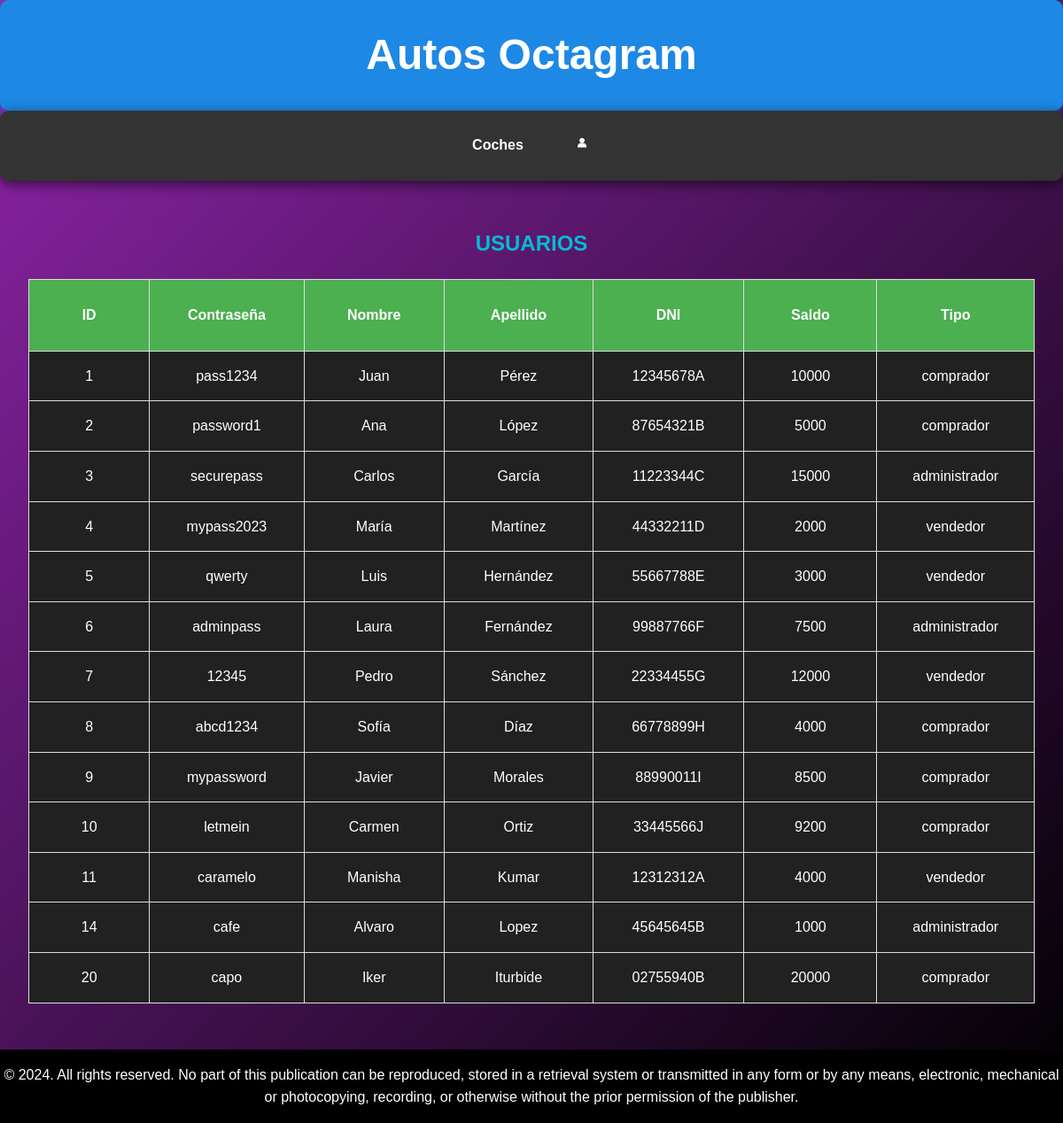
Page /usuarios/listar.php on the committed database.
### tables this page shows
CREATE TABLE `usuarios` (
  `id_usuario` int(10) unsigned NOT NULL AUTO_INCREMENT,
  `password` varchar(100) DEFAULT NULL,
  `nombre` varchar(50) DEFAULT NULL,
  `apellidos` varchar(50) DEFAULT NULL,
  `dni` varchar(9) DEFAULT NULL,
  `saldo` float DEFAULT NULL,
  `tipo_usuario` enum('comprador','vendedor','administrador') DEFAULT NULL,
  PRIMARY KEY (`id_usuario`)
);

### usuarios/listar.php (the view, shortened to what this page needs)
<!DOCTYPE html>
<html lang="es">
	<head>
		<link rel="stylesheet" href="../index.css">
	</head>
	<body>
		<header class="header">
            <h1>Autos Octagram</h1>
        </header>
        <nav class="navega">
            <ul>
                <li>
                    <a href="../coches/coches.php">Coches</a>
                </li>
                <li>
                    <a href="../registro.php"><img src="../icono.png" width="20"></a>
                </li>
            </ul>
        </nav>
        <main class="contenido">
        <h2>USUARIOS</h2>
         <?PHP
            $conexion = mysqli_connect ("localhost", "root", "rootroot")
            or die ("No se puede conectar con el servidor");
            mysqli_select_db ($conexion,"concesionario")
            or die ("No se puede seleccionar la base de datos");
            $instruccion = "select * from usuarios";
            $consulta = mysqli_query ($conexion,$instruccion)
            or die ("Fallo en la consulta");
            $nfilas = mysqli_num_rows ($consulta);
            if ($nfilas > 0){
               print ("<TABLE border=1 align=center>\n");
               print ("<TR>\n");
               print ("<TH height=50px width=200px>ID</TH>\n");
               print ("<TH height=50px width=200px>Contraseña</TH>\n");
               print ("<TH height=50px width=200px>Nombre</TH>\n");
               print ("<TH height=50px width=200px>Apellido</TH>\n");
               print ("<TH height=50px width=200px>DNI</TH>\n");
               print ("<TH height=50px width=200px>Saldo</TH>\n");
               print ("<TH height=50px width=200px>Tipo</TH>\n");
               print ("</TR>\n");
               for ($i=0; $i<$nfilas; $i++){
                  $resultado = mysqli_fetch_array ($consulta);
                  print ("<TR>\n");
                  print ("<TD>" . $resultado['id_usuario'] . "</TD>\n");
                  print ("<TD>" . $resultado['password'] . "</TD>\n");
                  print ("<TD>" . $resultado['nombre'] . "</TD>\n");
                  print ("<TD>" . $resultado['apellidos'] . "</TD>\n");
                  print ("<TD>" . $resultado['dni'] . "</TD>\n");
                  print ("<TD>" . $resultado['saldo'] . "</TD>\n");
                  print ("<TD>" . $resultado['tipo_usuario'] . "</TD>\n");
                  print ("</TR>\n");
               }
               print ("</TABLE>\n");
            }
            else{
               print ("No hay usuarios disponibles");
            }
         ?>
        </main>
        <footer class="footer">
            <p> © 2024. All rights reserved. No part of this publication can be reproduced, stored in a retrieval system or transmitted in any form or by any means,
                electronic, mechanical or photocopying, recording, or otherwise without the prior permission of the publisher.</p>
        </footer>
	</body>
</html>

### index.css (style rules this page uses)
body, h1, h2, p, ul, li, a { margin: 0; padding: 0; box-sizing: border-box; }
body { font-family: Arial, sans-serif; line-height: 1.6; background-color: #212121; color: #fff; display: flex; flex-direction: column; min-height: 100vh; background: linear-gradient(135deg, #8e24aa, #000000); }
.header { background-color: #1e88e5; color: white; text-align: center; padding: 1.5rem 0; box-shadow: 0 4px 20px rgba(30, 136, 229, 0.7); border-radius: 10px; transition: transform 0.3s ease, background-color 0.3s ease; }
.header h1 { margin: 0; font-size: 3rem; }
.navega { background-color: #333; text-align: center; padding: 1rem 0; box-shadow: 0 4px 15px rgba(0, 0, 0, 0.6); border-radius: 10px; margin-bottom: 20px; }
.navega ul { list-style: none; display: inline-flex; gap: 2rem; }
.navega a { color: white; text-decoration: none; font-weight: bold; padding: 1rem 2rem; border-radius: 30px; transition: background-color 0.3s ease, transform 0.3s ease; }
ul { list-style:none; }
.navega li a { color:#fff; text-decoration:none; padding:10px 12px; display:block; }
.contenido { flex: 1; padding: 2rem; text-align: center; }
.contenido h2 { margin-bottom: 1rem; color: #00bcd4; }
.footer { background-color: #000000; color: white; text-align: center; padding: 1rem 0; margin-top: auto; }
table { width: 100%; border-collapse: collapse; margin: 20px 0; background-color: #212121; }
th, td { padding: 15px; text-align: center; border: 1px solid #ddd; }
th { background-color: #4caf50; color: white; font-weight: bold; }

### rows in the picture
usuarios: id_usuario "1", password "pass1234", nombre "Juan", apellidos "Pérez", dni "12345678A", saldo "10000", tipo_usuario "comprador"
usuarios: id_usuario "2", password "password1", nombre "Ana", apellidos "López", dni "87654321B", saldo "5000", tipo_usuario "comprador"
usuarios: id_usuario "3", password "securepass", nombre "Carlos", apellidos "García", dni "11223344C", saldo "15000", tipo_usuario "administrador"
usuarios: id_usuario "4", password "mypass2023", nombre "María", apellidos "Martínez", dni "44332211D", saldo "2000", tipo_usuario "vendedor"
usuarios: id_usuario "5", password "qwerty", nombre "Luis", apellidos "Hernández", dni "55667788E", saldo "3000", tipo_usuario "vendedor"
usuarios: id_usuario "6", password "adminpass", nombre "Laura", apellidos "Fernández", dni "99887766F", saldo "7500", tipo_usuario "administrador"
usuarios: id_usuario "7", password "12345", nombre "Pedro", apellidos "Sánchez", dni "22334455G", saldo "12000", tipo_usuario "vendedor"
usuarios: id_usuario "8", password "abcd1234", nombre "Sofía", apellidos "Díaz", dni "66778899H", saldo "4000", tipo_usuario "comprador"
usuarios: id_usuario "9", password "mypassword", nombre "Javier", apellidos "Morales", dni "88990011I", saldo "8500", tipo_usuario "comprador"
usuarios: id_usuario "10", password "letmein", nombre "Carmen", apellidos "Ortiz", dni "33445566J", saldo "9200", tipo_usuario "comprador"
usuarios: id_usuario "11", password "caramelo", nombre "Manisha", apellidos "Kumar", dni "12312312A", saldo "4000", tipo_usuario "vendedor"
usuarios: id_usuario "14", password "cafe", nombre "Alvaro", apellidos "Lopez", dni "45645645B", saldo "1000", tipo_usuario "administrador"
usuarios: id_usuario "20", password "capo", nombre "Iker", apellidos "Iturbide", dni "02755940B", saldo "20000", tipo_usuario "comprador"
